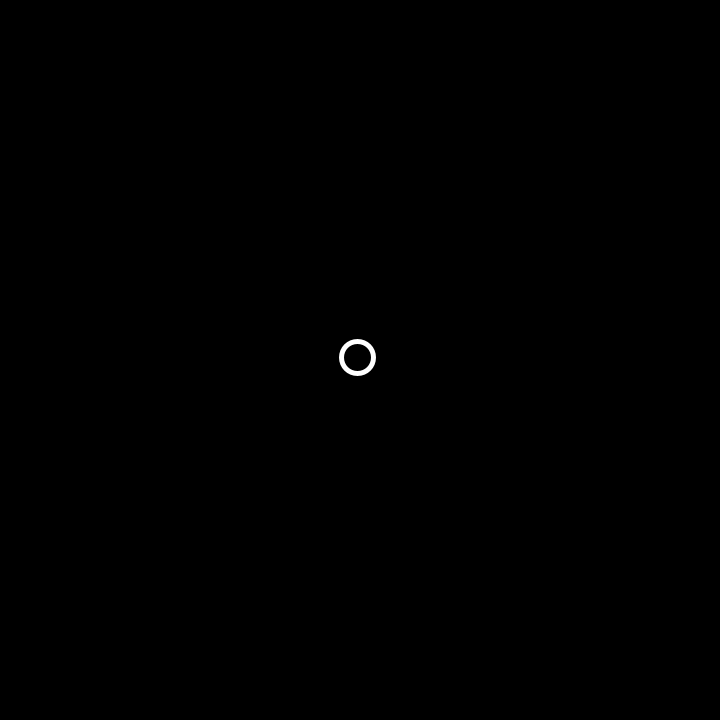
Frame 1 (no input)
Frame 60 (the mouse pressed at the canvas centre just before this capture): identical to frame 1, image omitted
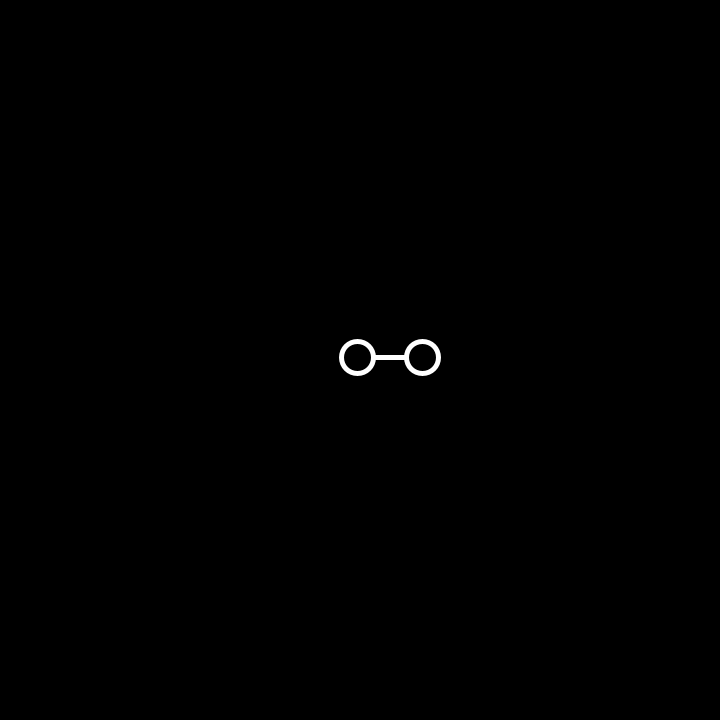
Frame 120 (the mouse held since frame 60 and released just before this capture)

The Processing sketch that drew these frames (run headless with seeded random() and noise(); from frame 60 on, the mouse is pressed at the canvas centre):

// Processing sketch: VirtualMazeV3
// ── VirtualMazeV3.pde
float res;
int cols, rows;
int x, y;
Option[] options;
ArrayList<Trace> path;
boolean debugMode;


boolean[][] grid;

void setup() {
  size(720, 720);
  debugMode = false;
  res = width/11;
  cols = 11;
  rows = 11;
  x = 5;
  y = 5;
  grid = new boolean[cols][rows];
  for (int i = 0; i < cols; i++) {
    for (int j = 0; j < rows; j++) {
      grid[i][j] = false;
    }
  }
  grid[x][y] = true;

  // setting our options
  options = new Option[4];
  options[0] = new Option(-1, 0, "Left");
  options[1] = new Option(0, -1, "Up");
  options[2] = new Option(1, 0, "Right");
  options[3] = new Option(0, 1, "Down");

  // init Footsteps
  path = new ArrayList<Trace>();
  path.add(new Trace(x, y));
}

void draw() {
  background(0);
  // get valid options
  ArrayList<Option> validOptions = new ArrayList<Option>();
  for (int i = 0; i < options.length; i++) {
    if (options[i].isValidMove()) {
      validOptions.add(options[i]);
    }
  }

  if (frameCount % 120 == 0) {
    int choice = floor(random(validOptions.size())); //
    validOptions.get(choice).move();
    if (debugMode) {
      println("Moving " + validOptions.get(choice).dir + "... Now x: " + x + ", y: " + y);
    }
    grid[x][y] = true;
    path.add(new Trace(x, y));

    if (debugMode) {
      print("Current Valid Options: ");
      for (Option o : validOptions) {
        print(o.dir + ", ");
      }
      print("\n");
    }
  }

  stroke(255);
  strokeWeight(5);
  noFill();
  beginShape();
  for (int i = 0; i < path.size(); i++) {
    vertex((path.get(i).pastX + 0.5)*res, (0.5 + path.get(i).pastY)*res);
  }
  endShape();

  fill(0);
  //draw circles on top
  for (Trace t : path) {
    t.show();
  }
}
/* <---------------------------------------------> */

void keyPressed() {
  if (keyCode == TAB) {
    debugMode = !debugMode;
  }
}

/* <---------------------------------------------> */

class Option {
  int dx;
  int dy;
  String dir;
  Option(int dx_, int dy_, String dir_) {
    dx = dx_;
    dy = dy_;
    dir = dir_;
  }

  void move() {
    x = x + dx;
    y = y + dy;
  }

  boolean isValidMove() {
    int newX = x + dx;
    int newY = y + dy;
    // check that it's on the board AND hasn't been visited before
    return (newX >= 0) && (newX < cols) && (newY >= 0) && (newY < rows) && (!grid[newX][newY]);
  }
}

/* <---------------------------------------------> */

class Trace {
  int pastX;
  int pastY;
  Trace(int x_, int y_) {
    pastX = x_;
    pastY = y_;
  }

  void show() {
    ellipse((pastX + 0.5) * res, (pastY + 0.5) * res, 0.5*res, 0.5*res);
  }
}
